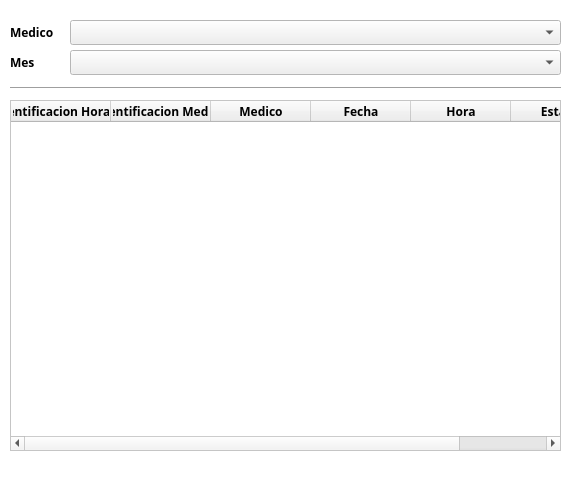
<?xml version="1.0" encoding="UTF-8"?>
<ui version="4.0">
 <class>WidgetAgendaMedico</class>
 <widget class="QWidget" name="WidgetAgendaMedico">
  <property name="geometry">
   <rect>
    <x>0</x>
    <y>0</y>
    <width>571</width>
    <height>481</height>
   </rect>
  </property>
  <property name="palette">
   <palette>
    <active>
     <colorrole role="Base">
      <brush brushstyle="SolidPattern">
       <color alpha="255">
        <red>255</red>
        <green>255</green>
        <blue>255</blue>
       </color>
      </brush>
     </colorrole>
     <colorrole role="Window">
      <brush brushstyle="SolidPattern">
       <color alpha="255">
        <red>255</red>
        <green>255</green>
        <blue>255</blue>
       </color>
      </brush>
     </colorrole>
    </active>
    <inactive>
     <colorrole role="Base">
      <brush brushstyle="SolidPattern">
       <color alpha="255">
        <red>255</red>
        <green>255</green>
        <blue>255</blue>
       </color>
      </brush>
     </colorrole>
     <colorrole role="Window">
      <brush brushstyle="SolidPattern">
       <color alpha="255">
        <red>255</red>
        <green>255</green>
        <blue>255</blue>
       </color>
      </brush>
     </colorrole>
    </inactive>
    <disabled>
     <colorrole role="Base">
      <brush brushstyle="SolidPattern">
       <color alpha="255">
        <red>255</red>
        <green>255</green>
        <blue>255</blue>
       </color>
      </brush>
     </colorrole>
     <colorrole role="Window">
      <brush brushstyle="SolidPattern">
       <color alpha="255">
        <red>255</red>
        <green>255</green>
        <blue>255</blue>
       </color>
      </brush>
     </colorrole>
    </disabled>
   </palette>
  </property>
  <property name="font">
   <font>
    <family>Ubuntu Condensed</family>
    <weight>75</weight>
    <bold>true</bold>
   </font>
  </property>
  <property name="cursor">
   <cursorShape>PointingHandCursor</cursorShape>
  </property>
  <property name="windowTitle">
   <string>Agenda Medico</string>
  </property>
  <property name="autoFillBackground">
   <bool>true</bool>
  </property>
  <widget class="Line" name="lineAgenda">
   <property name="geometry">
    <rect>
     <x>10</x>
     <y>80</y>
     <width>551</width>
     <height>16</height>
    </rect>
   </property>
   <property name="orientation">
    <enum>Qt::Horizontal</enum>
   </property>
  </widget>
  <widget class="QTableWidget" name="tableWidgetAgenda">
   <property name="geometry">
    <rect>
     <x>10</x>
     <y>100</y>
     <width>551</width>
     <height>351</height>
    </rect>
   </property>
   <property name="font">
    <font>
     <weight>50</weight>
     <bold>false</bold>
    </font>
   </property>
   <column>
    <property name="text">
     <string notr="true">Identificacion Horario</string>
    </property>
    <property name="font">
     <font>
      <family>Ubuntu Condensed</family>
      <weight>75</weight>
      <bold>true</bold>
     </font>
    </property>
   </column>
   <column>
    <property name="text">
     <string>Identificacion Medico</string>
    </property>
    <property name="font">
     <font>
      <family>Ubuntu Condensed</family>
      <weight>75</weight>
      <bold>true</bold>
     </font>
    </property>
   </column>
   <column>
    <property name="text">
     <string>Medico</string>
    </property>
    <property name="font">
     <font>
      <family>Ubuntu Condensed</family>
      <weight>75</weight>
      <bold>true</bold>
     </font>
    </property>
   </column>
   <column>
    <property name="text">
     <string>Fecha</string>
    </property>
    <property name="font">
     <font>
      <family>Ubuntu Condensed</family>
      <weight>75</weight>
      <bold>true</bold>
     </font>
    </property>
   </column>
   <column>
    <property name="text">
     <string>Hora</string>
    </property>
    <property name="font">
     <font>
      <family>Ubuntu Condensed</family>
      <weight>75</weight>
      <bold>true</bold>
     </font>
    </property>
   </column>
   <column>
    <property name="text">
     <string>Estado</string>
    </property>
    <property name="font">
     <font>
      <family>Ubuntu Condensed</family>
      <weight>75</weight>
      <bold>true</bold>
     </font>
    </property>
   </column>
  </widget>
  <widget class="QLabel" name="labelMedico">
   <property name="geometry">
    <rect>
     <x>10</x>
     <y>20</y>
     <width>51</width>
     <height>25</height>
    </rect>
   </property>
   <property name="text">
    <string>Medico</string>
   </property>
  </widget>
  <widget class="QComboBox" name="comboBoxMedico">
   <property name="geometry">
    <rect>
     <x>70</x>
     <y>20</y>
     <width>491</width>
     <height>25</height>
    </rect>
   </property>
   <property name="font">
    <font>
     <weight>50</weight>
     <bold>false</bold>
    </font>
   </property>
  </widget>
  <widget class="QComboBox" name="comboBoxMes">
   <property name="geometry">
    <rect>
     <x>70</x>
     <y>50</y>
     <width>491</width>
     <height>25</height>
    </rect>
   </property>
   <property name="font">
    <font>
     <weight>50</weight>
     <bold>false</bold>
    </font>
   </property>
  </widget>
  <widget class="QLabel" name="labelMes">
   <property name="geometry">
    <rect>
     <x>10</x>
     <y>50</y>
     <width>51</width>
     <height>25</height>
    </rect>
   </property>
   <property name="text">
    <string>Mes</string>
   </property>
  </widget>
 </widget>
 <resources/>
 <connections/>
</ui>
